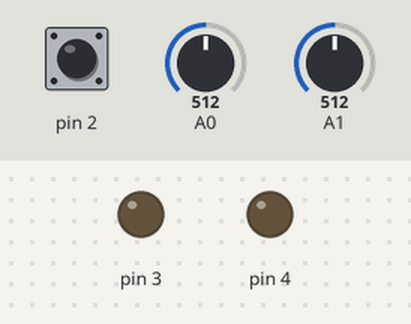
This sketch was run on a simulated Arduino Uno, built with avr-gcc and run on an emulated ATmega328P. On the bench: output pins drawn as LEDs (lit = HIGH). The test bench sets the inputs (shaded band); at power-on: pin 2 LOW, A0 = 512, A1 = 512.

Above: at 2.2 s.
2.3 s: pin 2 pulsed HIGH 5 times (0.12 s each, 0.3 s apart)
At 4.1 s:
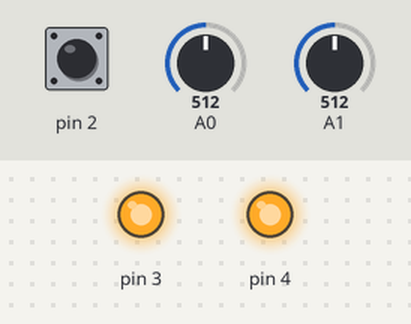
5.3 s: pin 2 driven HIGH
At 6.6 s:
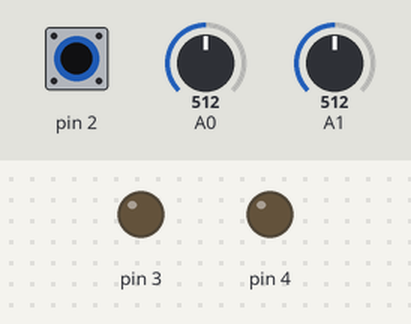
7.0 s: pin 2 driven LOW
At 7.15 s:
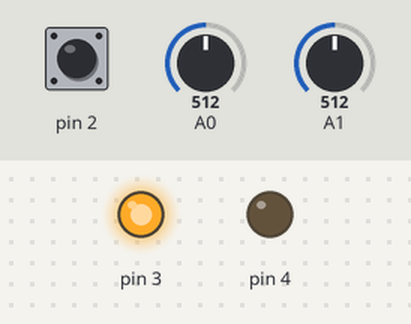
Timing chart, 0 to 10.0 s (numbered marks = the images above; inputs shaded):
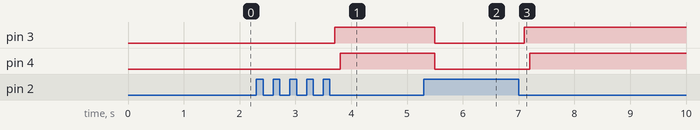

The sketch:

vault_security_system.ino
```cpp
// C++ code
//
//
void setup()
{
  pinMode(3, OUTPUT);
  pinMode(4, OUTPUT);
  pinMode(A0, INPUT);
  pinMode(A1, INPUT);
  pinMode(2, INPUT);

  Serial.begin(9600);

  int vin_tmp_0 = analogRead(A1);
  int l = analogRead(A0);
}

void setAlarmLight(){
  digitalWrite(3, HIGH);
  delay(100);
}
void setAlarmTmp(){
  digitalWrite(4, HIGH);
  delay(100);
}

void setOffAlarm(){
  digitalWrite(3, LOW);
  digitalWrite(4, LOW);
}

int status = HIGH; // close = HIGH

bool light_detected = false;
bool tmp_detected = false;


void loop()
{

  int vin_tmp_0;
  int l;

  while(digitalRead(2) == status){
    delay(200);
	// close leds
    setOffAlarm();
    // read tmp
    vin_tmp_0 = analogRead(A1);
    // map d to C
    int tmp0 = map(vin_tmp_0, 20, 358, -40, 125);
    // read light diode
    l = analogRead(A0);
    // check alarm
    if (tmp0 >= 20)
    	tmp_detected = true;

    if (l > 180)
    	light_detected = true;

    //Serial.println(analogRead(A0));

  }

  if(light_detected)
    setAlarmLight();

  if (tmp_detected)
    setAlarmTmp();


  light_detected = false;
  tmp_detected = false;

  delay(700);
}
```

Measured:
- after the input at 2.3 s, pin 3: LOW → HIGH after 1.4 s; pin 4: LOW → HIGH after 1.5 s
- after the input at 5.3 s, pin 3, pin 4: HIGH → LOW after 0.20 s
- after the input at 7.0 s, pin 3: LOW → HIGH after 0.10 s; pin 4: LOW → HIGH after 0.20 s
